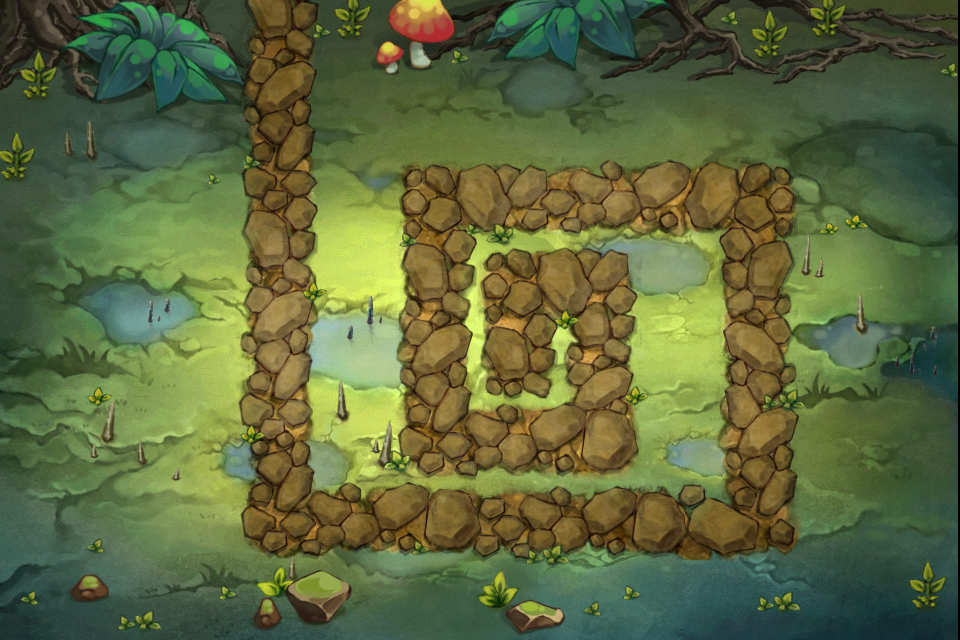

The image is a tile-based game level rendered from a .tmx file. Its description and source (layers, tilesets, objects; grid data summarised) follow:
An orthogonal 12x8 tile map with 80x80 px tiles, 1 tile layer (Background) and 3 objects (2x grass, hero).

<map version="1.0" orientation="orthogonal" width="12" height="8" tilewidth="80" tileheight="80">
 <tileset firstgid="1" name="level4_10bg" tilewidth="80" tileheight="80">
  <tileoffset x="-2" y="0" />
  <image source="level4_10bg.jpg" width="960" height="640" />
  <tile id="3">
   <properties>
    <property name="tiletype" value="0" />
   </properties>
  </tile>
  <tile id="12">
   <properties>
    <property name="tiletype" value="1" />
   </properties>
  </tile>
  <tile id="13">
   <properties>
    <property name="tiletype" value="1" />
   </properties>
  </tile>
  <tile id="14">
   <properties>
    <property name="tiletype" value="1" />
   </properties>
  </tile>
  <tile id="15">
   <properties>
    <property name="tiletype" value="0" />
   </properties>
  </tile>
  <tile id="16">
   <properties>
    <property name="tiletype" value="1" />
   </properties>
  </tile>
  <tile id="17">
   <properties>
    <property name="tiletype" value="1" />
   </properties>
  </tile>
  <tile id="18">
   <properties>
    <property name="tiletype" value="1" />
   </properties>
  </tile>
  <tile id="19">
   <properties>
    <property name="tiletype" value="1" />
   </properties>
  </tile>
  <tile id="20">
   <properties>
    <property name="tiletype" value="1" />
   </properties>
  </tile>
  <tile id="21">
   <properties>
    <property name="tiletype" value="1" />
   </properties>
  </tile>
  <tile id="22">
   <properties>
    <property name="tiletype" value="1" />
   </properties>
  </tile>
  <tile id="23">
   <properties>
    <property name="tiletype" value="1" />
   </properties>
  </tile>
  <tile id="24">
   <properties>
    <property name="tiletype" value="1" />
   </properties>
  </tile>
  <tile id="25">
   <properties>
    <property name="tiletype" value="1" />
   </properties>
  </tile>
  <tile id="26">
   <properties>
    <property name="tiletype" value="1" />
   </properties>
  </tile>
  <tile id="27">
   <properties>
    <property name="tiletype" value="0" />
   </properties>
  </tile>
  <tile id="28">
   <properties>
    <property name="tiletype" value="1" />
   </properties>
  </tile>
  <tile id="29">
   <properties>
    <property name="tiletype" value="0" />
   </properties>
  </tile>
  <tile id="30">
   <properties>
    <property name="tiletype" value="0" />
   </properties>
  </tile>
  <tile id="31">
   <properties>
    <property name="tiletype" value="0" />
   </properties>
  </tile>
  <tile id="32">
   <properties>
    <property name="tiletype" value="0" />
   </properties>
  </tile>
  <tile id="33">
   <properties>
    <property name="tiletype" value="0" />
   </properties>
  </tile>
  <tile id="34">
   <properties>
    <property name="tiletype" value="1" />
   </properties>
  </tile>
  <tile id="35">
   <properties>
    <property name="tiletype" value="1" />
   </properties>
  </tile>
  <tile id="36">
   <properties>
    <property name="tiletype" value="1" />
   </properties>
  </tile>
  <tile id="37">
   <properties>
    <property name="tiletype" value="1" />
   </properties>
  </tile>
  <tile id="38">
   <properties>
    <property name="tiletype" value="1" />
   </properties>
  </tile>
  <tile id="39">
   <properties>
    <property name="tiletype" value="0" />
   </properties>
  </tile>
  <tile id="40">
   <properties>
    <property name="tiletype" value="1" />
   </properties>
  </tile>
  <tile id="41">
   <properties>
    <property name="tiletype" value="0" />
   </properties>
  </tile>
  <tile id="42">
   <properties>
    <property name="tiletype" value="0" />
   </properties>
  </tile>
  <tile id="43">
   <properties>
    <property name="tiletype" value="0" />
   </properties>
  </tile>
  <tile id="44">
   <properties>
    <property name="tiletype" value="1" />
   </properties>
  </tile>
  <tile id="45">
   <properties>
    <property name="tiletype" value="0" />
   </properties>
  </tile>
  <tile id="46">
   <properties>
    <property name="tiletype" value="1" />
   </properties>
  </tile>
  <tile id="47">
   <properties>
    <property name="tiletype" value="1" />
   </properties>
  </tile>
  <tile id="48">
   <properties>
    <property name="tiletype" value="1" />
   </properties>
  </tile>
  <tile id="49">
   <properties>
    <property name="tiletype" value="1" />
   </properties>
  </tile>
  <tile id="50">
   <properties>
    <property name="tiletype" value="1" />
   </properties>
  </tile>
  <tile id="51">
   <properties>
    <property name="tiletype" value="0" />
   </properties>
  </tile>
  <tile id="52">
   <properties>
    <property name="tiletype" value="1" />
   </properties>
  </tile>
  <tile id="53">
   <properties>
    <property name="tiletype" value="0" />
   </properties>
  </tile>
  <tile id="54">
   <properties>
    <property name="tiletype" value="0" />
   </properties>
  </tile>
  <tile id="55">
   <properties>
    <property name="tiletype" value="0" />
   </properties>
  </tile>
  <tile id="57">
   <properties>
    <property name="tiletype" value="0" />
   </properties>
  </tile>
  <tile id="58">
   <properties>
    <property name="tiletype" value="1" />
   </properties>
  </tile>
  <tile id="59">
   <properties>
    <property name="tiletype" value="1" />
   </properties>
  </tile>
  <tile id="60">
   <properties>
    <property name="tiletype" value="1" />
   </properties>
  </tile>
  <tile id="61">
   <properties>
    <property name="tiletype" value="1" />
   </properties>
  </tile>
  <tile id="62">
   <properties>
    <property name="tiletype" value="1" />
   </properties>
  </tile>
  <tile id="63">
   <properties>
    <property name="tiletype" value="0" />
   </properties>
  </tile>
  <tile id="64">
   <properties>
    <property name="tiletype" value="1" />
   </properties>
  </tile>
  <tile id="65">
   <properties>
    <property name="tiletype" value="0" />
   </properties>
  </tile>
  <tile id="66">
   <properties>
    <property name="tiletype" value="0" />
   </properties>
  </tile>
  <tile id="67">
   <properties>
    <property name="tiletype" value="0" />
   </properties>
  </tile>
  <tile id="68">
   <properties>
    <property name="tiletype" value="1" />
   </properties>
  </tile>
  <tile id="69">
   <properties>
    <property name="tiletype" value="0" />
   </properties>
  </tile>
  <tile id="70">
   <properties>
    <property name="tiletype" value="1" />
   </properties>
  </tile>
  <tile id="71">
   <properties>
    <property name="tiletype" value="1" />
   </properties>
  </tile>
  <tile id="73">
   <properties>
    <property name="tiletype" value="1" />
   </properties>
  </tile>
  <tile id="74">
   <properties>
    <property name="tiletype" value="1" />
   </properties>
  </tile>
  <tile id="75">
   <properties>
    <property name="tiletype" value="0" />
   </properties>
  </tile>
  <tile id="76">
   <properties>
    <property name="tiletype" value="0" />
   </properties>
  </tile>
  <tile id="77">
   <properties>
    <property name="tiletype" value="0" />
   </properties>
  </tile>
  <tile id="78">
   <properties>
    <property name="tiletype" value="0" />
   </properties>
  </tile>
  <tile id="79">
   <properties>
    <property name="tiletype" value="0" />
   </properties>
  </tile>
  <tile id="80">
   <properties>
    <property name="tiletype" value="0" />
   </properties>
  </tile>
  <tile id="81">
   <properties>
    <property name="tiletype" value="0" />
   </properties>
  </tile>
  <tile id="82">
   <properties>
    <property name="tiletype" value="1" />
   </properties>
  </tile>
  <tile id="83">
   <properties>
    <property name="tiletype" value="1" />
   </properties>
  </tile>
 </tileset>
 <layer name="Background" width="12" height="8">
  <data>[96 cells, 96 non-empty, 96 distinct tile ids]</data>
 </layer>
 <objectgroup name="Objects" width="12" height="8">
  <object name="hero" x="687" y="363" />
  <object name="grass" x="41" y="555" />
  <object name="grass" x="413" y="610" />
 </objectgroup>
</map>
